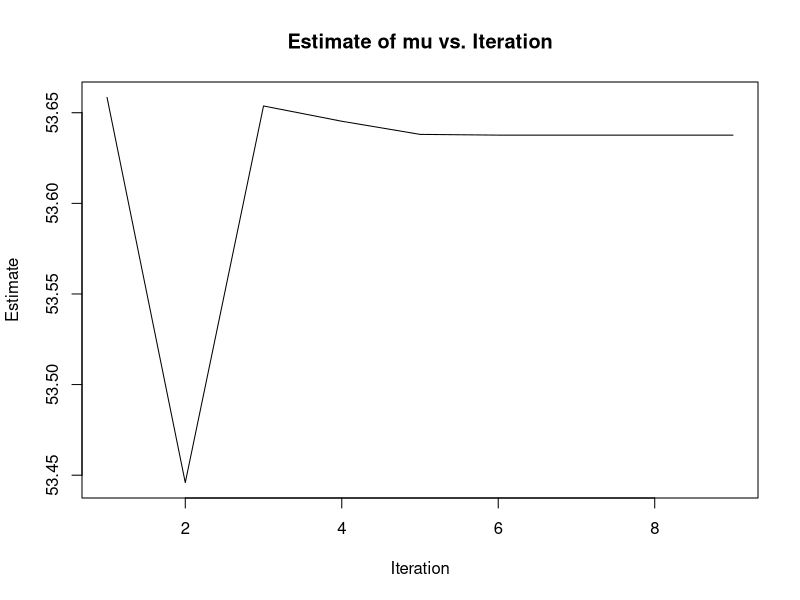
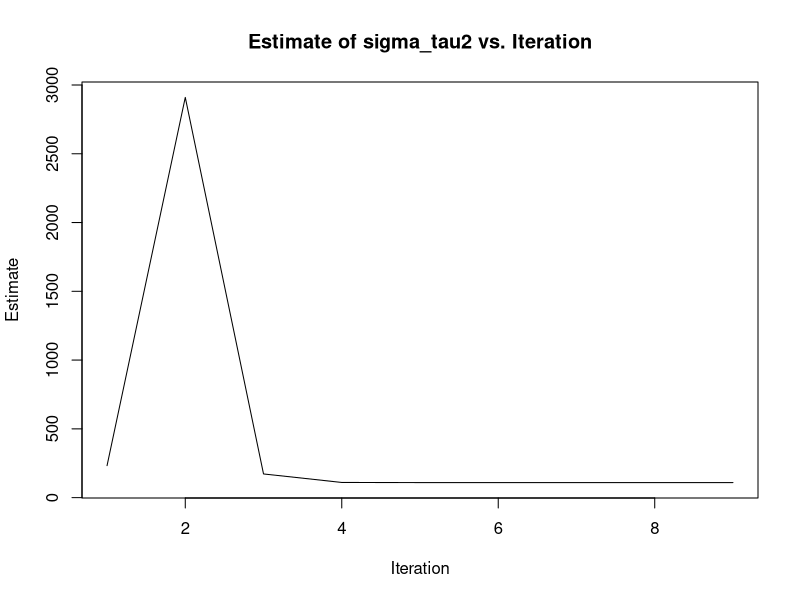
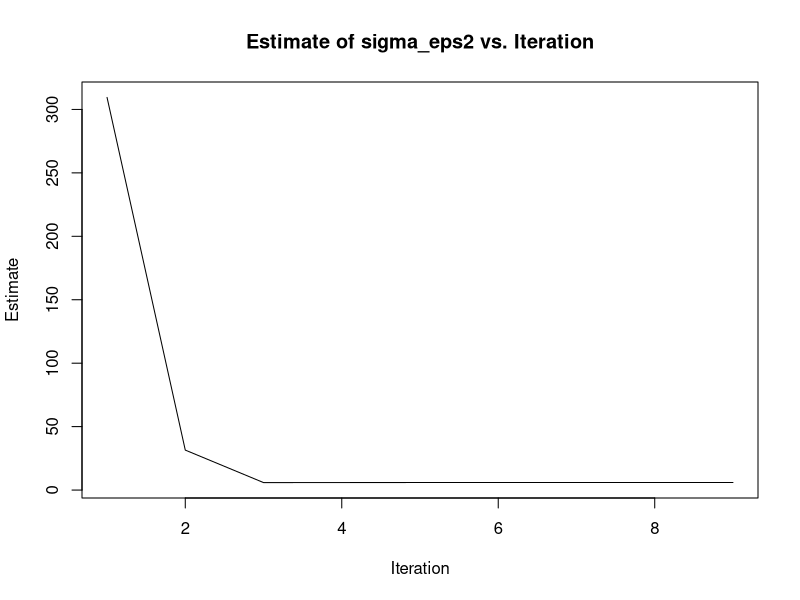
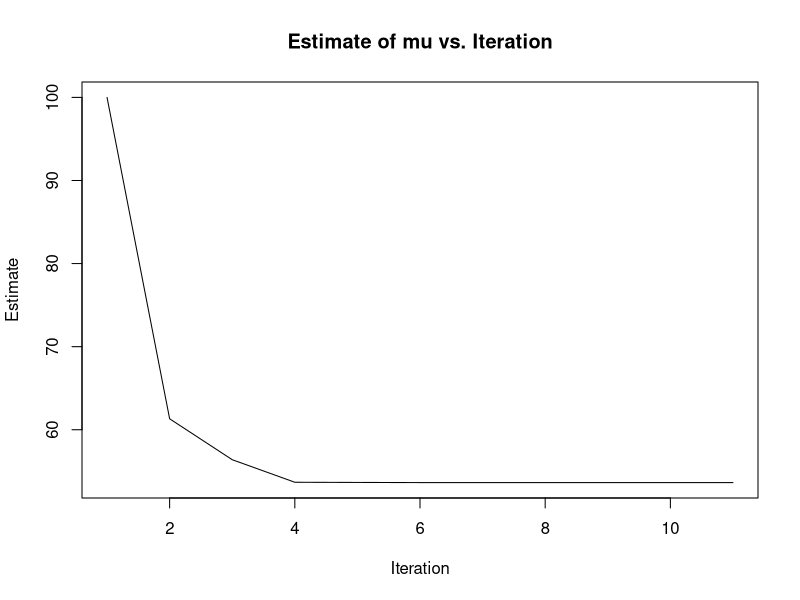
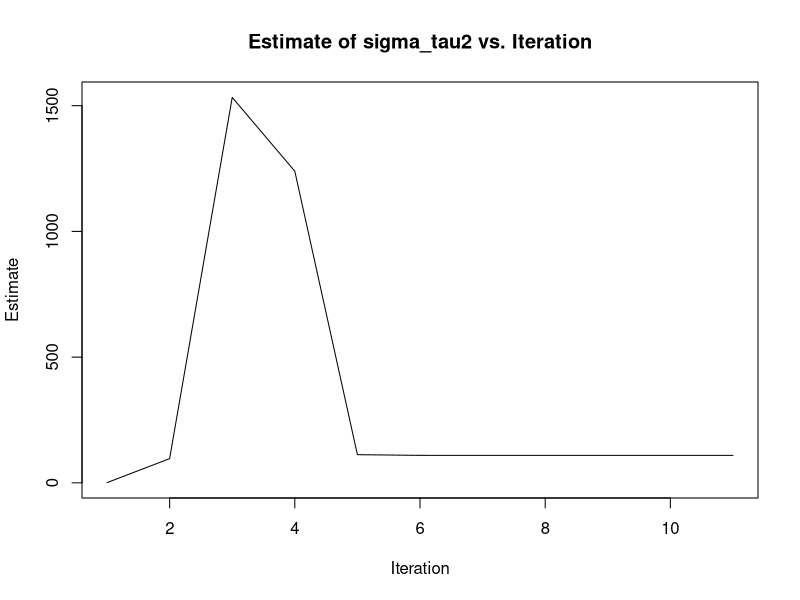
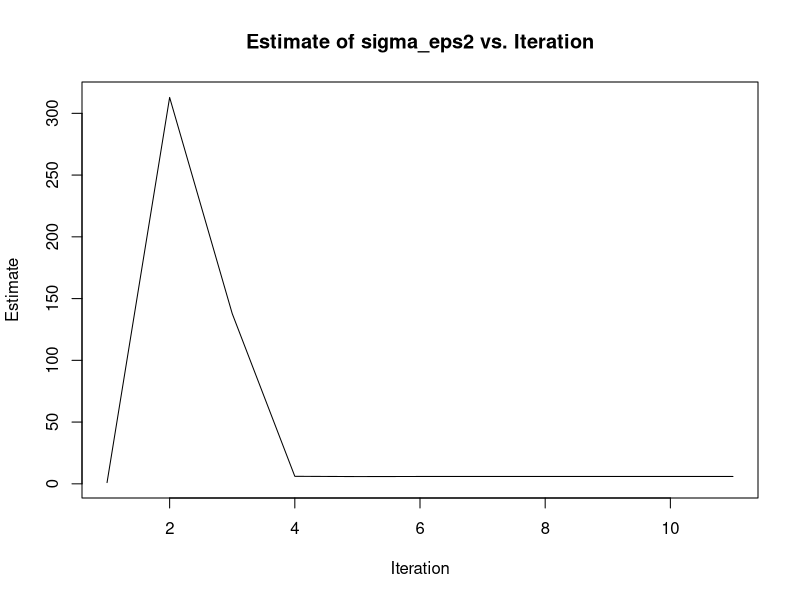
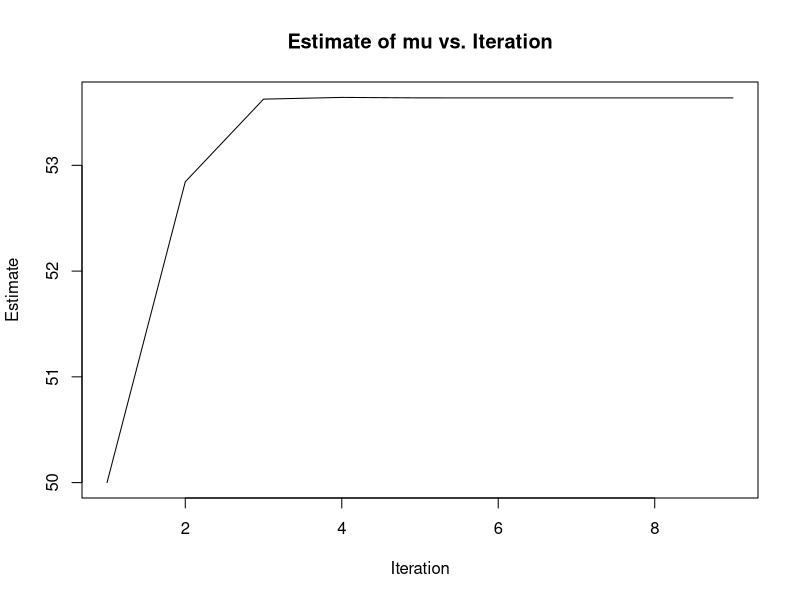
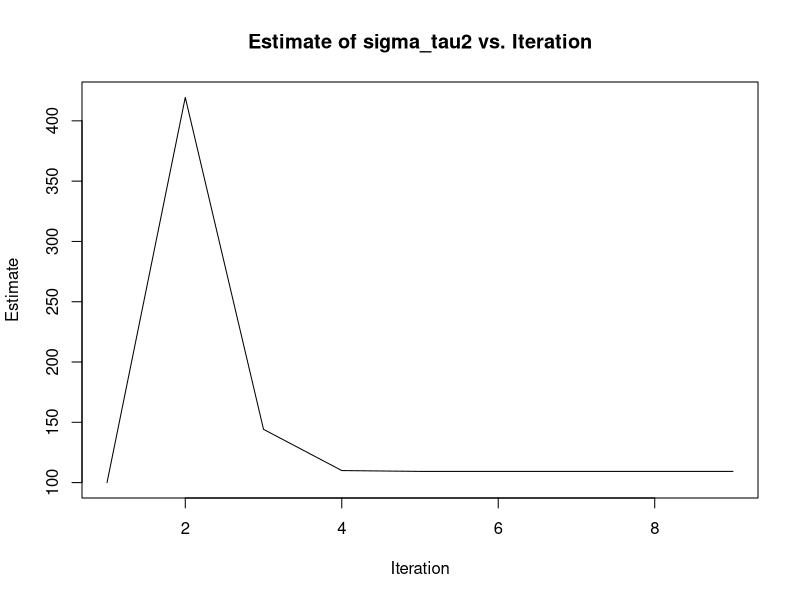

Write R code to recreate these figures, in order.
## ---- chunk 1
# Vectors of conception percentages for each bull
bull1 <- c(46, 31, 37, 62, 30)
bull2 <- c(70, 59)
bull3 <- c(52, 44, 57, 40, 67, 64, 70)
bull4 <- c(47, 21, 70, 46, 14)
bull5 <- c(42, 64, 50, 69, 77, 81, 87)
bull6 <- c(35, 68, 59, 38, 57, 76, 57, 29, 60)

# Vectors of sample sizes for each bull
n <- c(5, 2, 7, 5, 7, 9)

# Combine the conception percentages into one vector
conceptions <- c(bull1, bull2, bull3, bull4, bull5, bull6)

## ---- chunk 2
# Fit the model
EMAlgorithm <- function(Y, n, mu_init, sigma_tau2_init, sigma_eps2_init, epsilon, max_iter) {
  # Initialize parameters
  mu <- mu_init
  sigma_tau2 <- sigma_tau2_init
  sigma_eps2 <- sigma_eps2_init
  
  # Initialize other variables
  N <- length(n)  # Number of groups
  t <- 0  # Iteration counter
  converged <- FALSE
  log_likelihood_old <- -Inf
  mu_chain <- numeric(max_iter)
  sigma_tau2_chain <- numeric(max_iter)
  sigma_eps2_chain <- numeric(max_iter)
  iter_chain <- numeric(max_iter)
  
  while (!converged && t < max_iter) {
    t <- t + 1
    
    mu_chain[t] <- mu
    sigma_tau2_chain[t] <- sigma_tau2
    sigma_eps2_chain[t] <- sigma_eps2
    iter_chain[t] <- t
    
    # E-step: Calculate weights and expected values
    w <- sigma_eps2 / (n * sigma_tau2 + sigma_eps2)
    Y_bar <- sapply(Y, mean)  # Calculate mean for each group
    mu_eta <- mu + (1 - w) * (Y_bar - mu)
    mu_old <- mu
    sigma_eta2 <- w * sigma_tau2
    
    # Calculate expected log-likelihood
    log_likelihood_new <- -N/2 * log(2 * pi * sigma_tau2) -
      sum((mu_eta - mu)^2 / (2 * sigma_tau2)) -
      sum(n)/2 * log(2 * pi * sigma_eps2) -
      sum(sapply(1:N, function(i) sum((Y[[i]] - Y_bar[i])^2))) / (2 * sigma_eps2) -
      sum(n * w * (Y_bar - mu_eta)^2) / (2 * sigma_eps2)
    
    # M-step: Update parameters
    mu <- 1/N * sum((1-w) * Y_bar + w * mu_old)
    sigma_tau2 <- 1/N * sum(((1 - w) * Y_bar + w * mu_old)^2 + sigma_eta2^2) - mu^2
    sigma_eps2 <- sum(sapply(1:N, function(i) sum((Y[[i]] - Y_bar[i])^2))/sum(n) + sum(n * w^2 * (Y_bar - mu_old)^2)) / sum(n)
    

    
    # Check for convergence
    if (abs(log_likelihood_new - log_likelihood_old) < epsilon) {
      converged <- TRUE
    } else {
      log_likelihood_old <- log_likelihood_new
    }
  }
  
  return(list(mu = mu, sigma_tau2 = sigma_tau2, sigma_eps2 = sigma_eps2, iterations = t,
              mu_chain = mu_chain[1:t], sigma_tau2_chain = sigma_tau2_chain[1:t],
              sigma_eps2_chain = sigma_eps2_chain[1:t], iter_chain = iter_chain[1:t]))
}

## ---- chunk 3
# Example data
# Y <- list(c(100, 101, 99), c(102, 103, 101), c(95, 96, 94))
# n <- c(3, 3, 3)
Y <- list(bull1, bull2, bull3, bull4, bull5, bull6)
n <- c(5, 2, 7, 5, 7, 9)
mu_init <- mean(sapply(Y, mean))
sigma_tau2_init <- mean(sapply(Y, var))
sigma_eps2_init <- var(conceptions)
epsilon <- 1e-6
max_iter <- 100

# Run the EM algorithm
results <- EMAlgorithm(Y, n, mu_init, sigma_tau2_init, sigma_eps2_init, epsilon, max_iter)
print(results)

## ---- chunk 4
mu_init <- mean(sapply(Y, mean))
sigma_tau2_init <- mean(sapply(Y, var))
sigma_eps2_init <- var(conceptions)
## ---- chunk 5
plot(results$iter_chain, results$mu_chain, type = "l", xlab = "Iteration", ylab = "Estimate", main = "Estimate of mu vs. Iteration")
plot(results$iter_chain, results$sigma_tau2_chain, type = "l", xlab = "Iteration", ylab = "Estimate", main = "Estimate of sigma_tau2 vs. Iteration")
plot(results$iter_chain, results$sigma_eps2_chain, type = "l", xlab = "Iteration", ylab = "Estimate", main = "Estimate of sigma_eps2 vs. Iteration")
## ---- chunk 6
results_2 <- EMAlgorithm(Y, n, 100, 1, 1, epsilon, max_iter)
plot(results_2$iter_chain, results_2$mu_chain, type = "l", xlab = "Iteration", ylab = "Estimate", main = "Estimate of mu vs. Iteration")
plot(results_2$iter_chain, results_2$sigma_tau2_chain, type = "l", xlab = "Iteration", ylab = "Estimate", main = "Estimate of sigma_tau2 vs. Iteration")
plot(results_2$iter_chain, results_2$sigma_eps2_chain, type = "l", xlab = "Iteration", ylab = "Estimate", main = "Estimate of sigma_eps2 vs. Iteration")

results_3 <- EMAlgorithm(Y, n, 50, 100, 100, epsilon, max_iter)
plot(results_3$iter_chain, results_3$mu_chain, type = "l", xlab = "Iteration", ylab = "Estimate", main = "Estimate of mu vs. Iteration")
plot(results_3$iter_chain, results_3$sigma_tau2_chain, type = "l", xlab = "Iteration", ylab = "Estimate", main = "Estimate of sigma_tau2 vs. Iteration")
plot(results_3$iter_chain, results_3$sigma_eps2_chain, type = "l", xlab = "Iteration", ylab = "Estimate", main = "Estimate of sigma_eps2 vs. Iteration")

